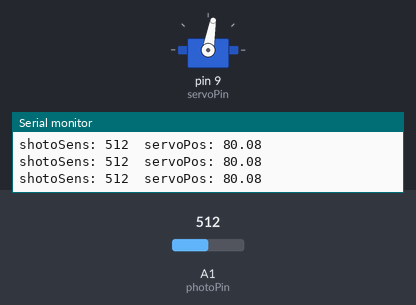
A sketch run on a simulated Arduino Uno, built with avr-gcc and run on an emulated ATmega328P. Parts: servo, the last lines printed to the serial monitor. Inputs (shaded band) come from the test bench; at power-on: A1 (photoPin) = 512.

Above: at 1.2 s.
1.3 s: A1 (photoPin) set to 716
At 2.0 s:
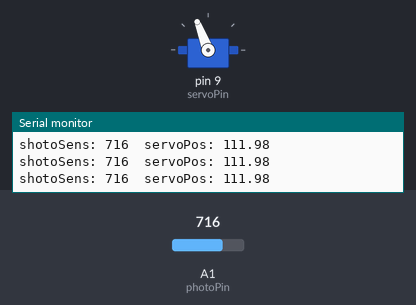
3.1 s: A1 (photoPin) set to 900
At 4.6 s:
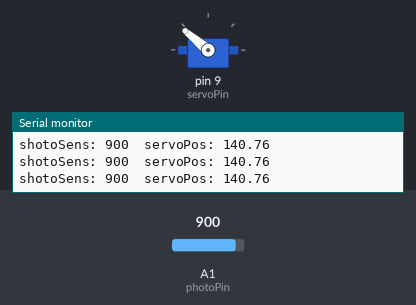
4.9 s: A1 (photoPin) set to 1023
At 6.4 s:
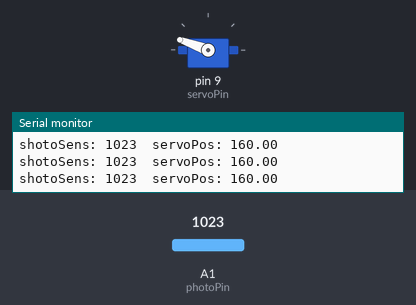
6.7 s: A1 (photoPin) set to 511
At 8.2 s:
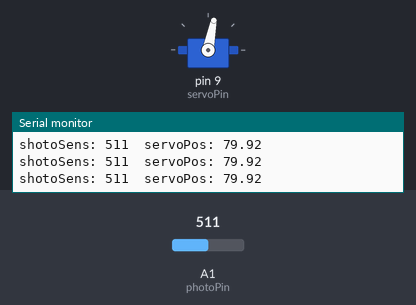
8.5 s: A1 (photoPin) set to 306
At 10.0 s:
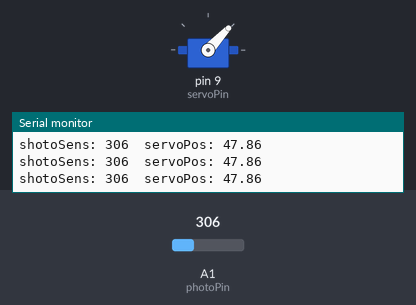
10.3 s: A1 (photoPin) set to 150
At 11.7 s:
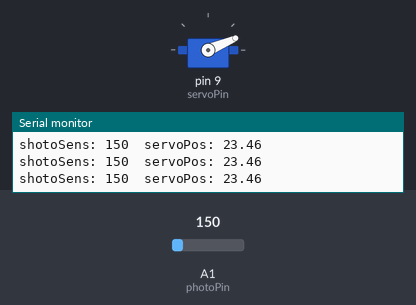
Timing chart, 0 to 13.1 s (numbered marks = the images above; inputs shaded):
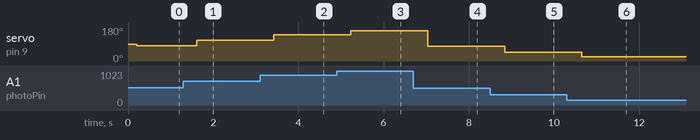

Measured:
- after the input at 1.3 s, servo on pin 9 (servoPin): 80° → 111° after 0.31 s
- after the input at 3.1 s, servo on pin 9 (servoPin): 111° → 140° after 0.32 s
- after the input at 4.9 s, servo on pin 9 (servoPin): 140° → 160° after 0.33 s
- after the input at 6.7 s, servo on pin 9 (servoPin): 160° → 79° after 0.34 s
- after the input at 8.5 s, servo on pin 9 (servoPin): 79° → 47° after 0.35 s
- after the input at 10.3 s, servo on pin 9 (servoPin): 47° → 23° after 0.35 s

The sketch:

servo.ino.ino
```cpp
#include<Servo.h>

int servoPin = 9;
int photoPin = A1;
float servoPos = 0;
float servoMin = 0.;
float servoMax = 160.;
int photoSens;
float photoMin = 0.;
float photoMax = 1023.;

int dt = 200;

Servo myServo;

void setup() {
  // put your setup code here, to run once:
  pinMode(servoPin,OUTPUT);
  pinMode(servoPin,INPUT);
  Serial.begin(9600);
  myServo.attach(servoPin);

}

void loop() {
  // put your main code here, to run repeatedly:
  photoSens = analogRead(photoPin);
  servoPos = ((servoMax-servoMin)/(photoMax-photoMin))*photoSens + servoMin;
  Serial.print("shotoSens: ");
  Serial.print(photoSens);
  Serial.print("  servoPos: ");
  Serial.println(servoPos);
  delay(dt);


  myServo.write(servoPos);

}
```
